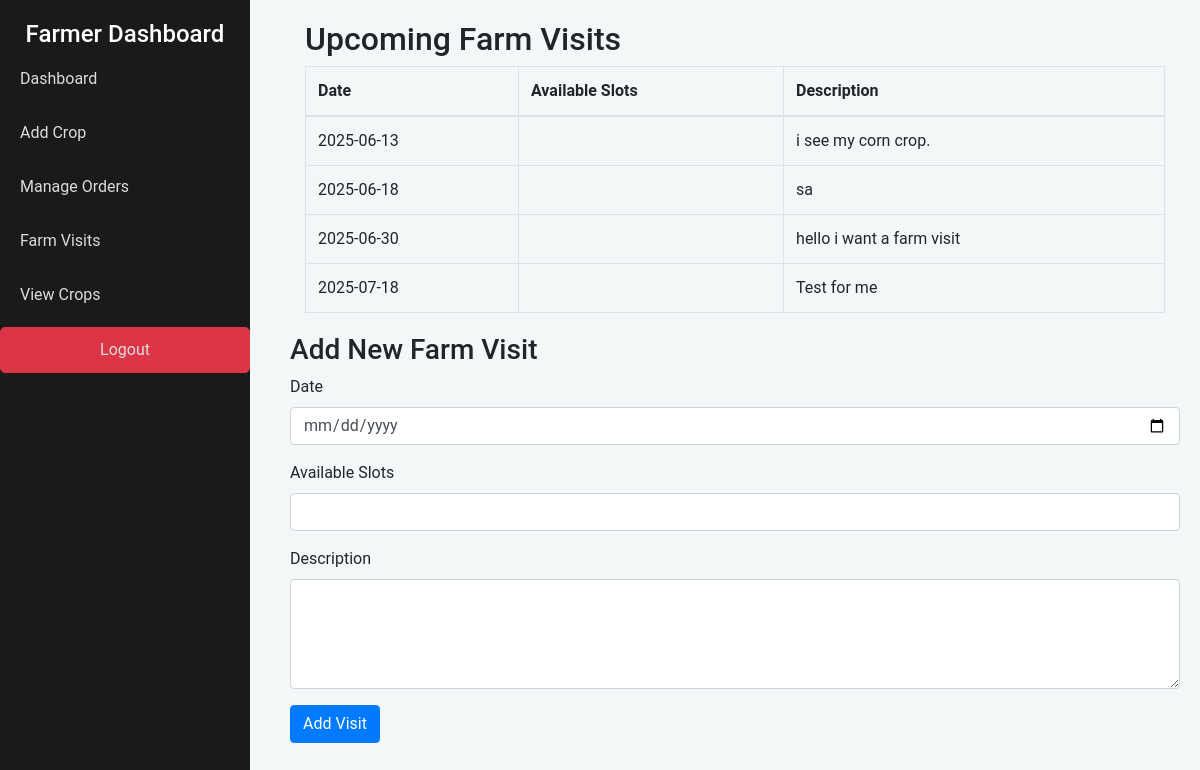
The app's page /cccccccccccccccc.php (signed in) with its own data.
### tables this page shows
CREATE TABLE `farm_visits` (
  `id` int(11) NOT NULL,
  `farmer_id` int(11) DEFAULT NULL,
  `customer_id` int(11) DEFAULT NULL,
  `date` date DEFAULT NULL,
  `description` text DEFAULT NULL,
  `status` enum('requested','approved','rejected') NOT NULL DEFAULT 'requested'
);

### cccccccccccccccc.php (the view, shortened to what this page needs)
<?php
include 'config.php';
$stmt = $conn->prepare("SELECT * FROM farm_visits WHERE farmer_id = ?");
$stmt->execute([$_SESSION['farmer_id']]);
$visits = $stmt->fetchAll();
?>
<!DOCTYPE html>
<html lang="en">
<head>
    <link rel="stylesheet" href="https://stackpath.bootstrapcdn.com/bootstrap/4.5.2/css/bootstrap.min.css">
</head>
<body>
    <div class="sidebar">
        <h4 class="text-center">Farmer Dashboard</h4>
        <a href="farmer_dashboard.php">Dashboard</a>
        <a href="add_crop.php">Add Crop</a>
        <a href="manage_orders.php">Manage Orders</a>
        <a href="farm_visits.php">Farm Visits</a>
        <a href="view_crops.php">View Crops</a>
        <a href="logout.php" class="btn btn-danger text-center">Logout</a>
    </div>
    <div class="content">
        <div class="container">
            <h2>Upcoming Farm Visits</h2>
            <table class="table table-bordered">
                <thead>
                    <tr>
                        <th>Date</th>
                        <th>Available Slots</th>
                        <th>Description</th>
                    </tr>
                </thead>
                <tbody>
                    <?php foreach ($visits as $visit): ?>
                        <tr>
                            <td><?php echo htmlspecialchars($visit['date']); ?></td>
                            <td><?php echo htmlspecialchars($visit['available_slots']); ?></td>
                            <td><?php echo htmlspecialchars($visit['description']); ?></td>
                        </tr>
                    <?php endforeach; ?>
                </tbody>
            </table>
        </div>
        <div class="form-container">
            <h3>Add New Farm Visit</h3>
            <form method="POST" action="farm_visits.php">
                <div class="form-group">
                    <label for="date">Date</label>
                    <input type="date" class="form-control" id="date" name="date" required>
                </div>
                <div class="form-group">
                    <label for="available_slots">Available Slots</label>
                    <input type="number" class="form-control" id="available_slots" name="available_slots" required>
                </div>
                <div class="form-group">
                    <label for="description">Description</label>
                    <textarea class="form-control" id="description" name="description" rows="4" required></textarea>
                </div>
                <button type="submit" class="btn btn-primary">Add Visit</button>
            </form>
        </div>
    </div>
</body>
</html>

### cccccccccccccccc.php (style rules this page uses)
body { background-color: #f4f7f8; font-family: 'Roboto', sans-serif; }
.sidebar { background-color: #1a1a1a; color: white; position: fixed; height: 100vh; width: 250px; top: 0; left: 0; padding-top: 20px; }
.sidebar a { color: #dcdcdc; font-size: 1rem; padding: 10px 20px; text-decoration: none; display: block; margin-bottom: 10px; border-radius: 5px; }
.content { margin-left: 270px; padding: 20px; }
.btn-danger { background-color: #dc3545; }
.form-container { margin-top: 20px; }

### records on screen
farm_visits: date "2025-06-13", description "i see my corn crop."
farm_visits: date "2025-06-18", description "sa"
farm_visits: date "2025-06-30", description "hello i want a farm visit"
farm_visits: date "2025-07-18", description "Test for me"
